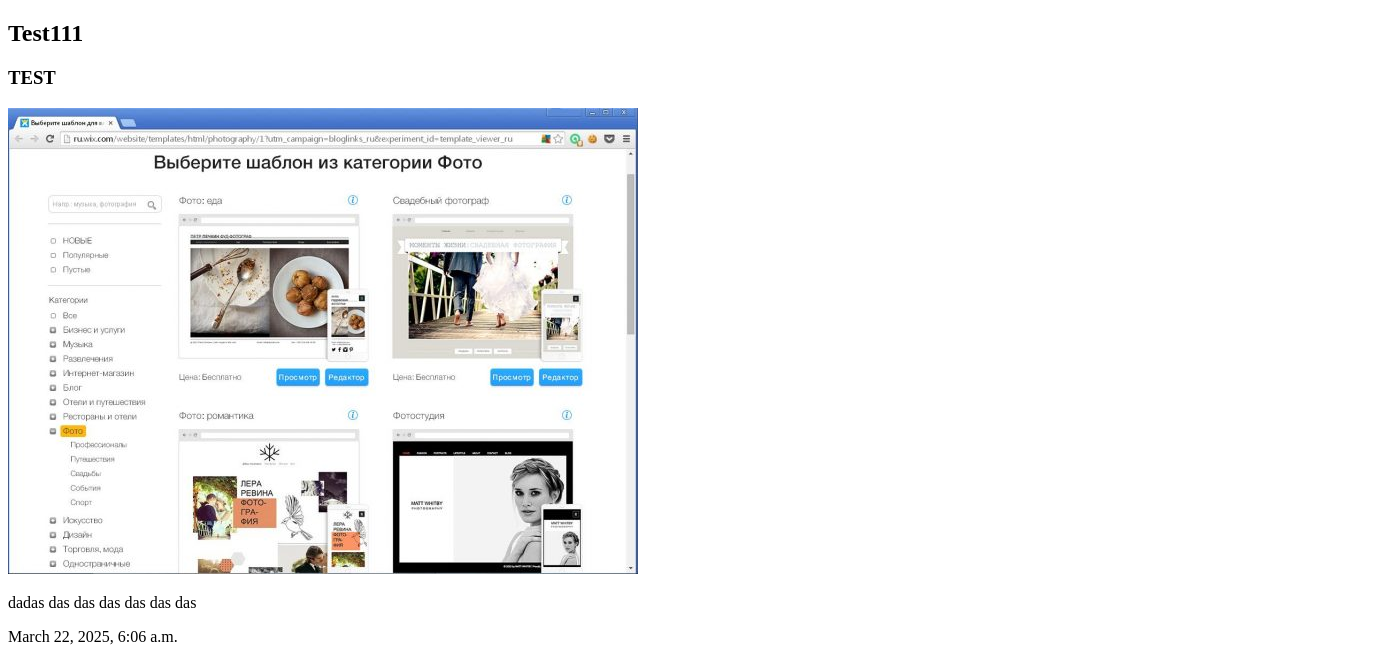
Before: /post/2/detail with the older database file.
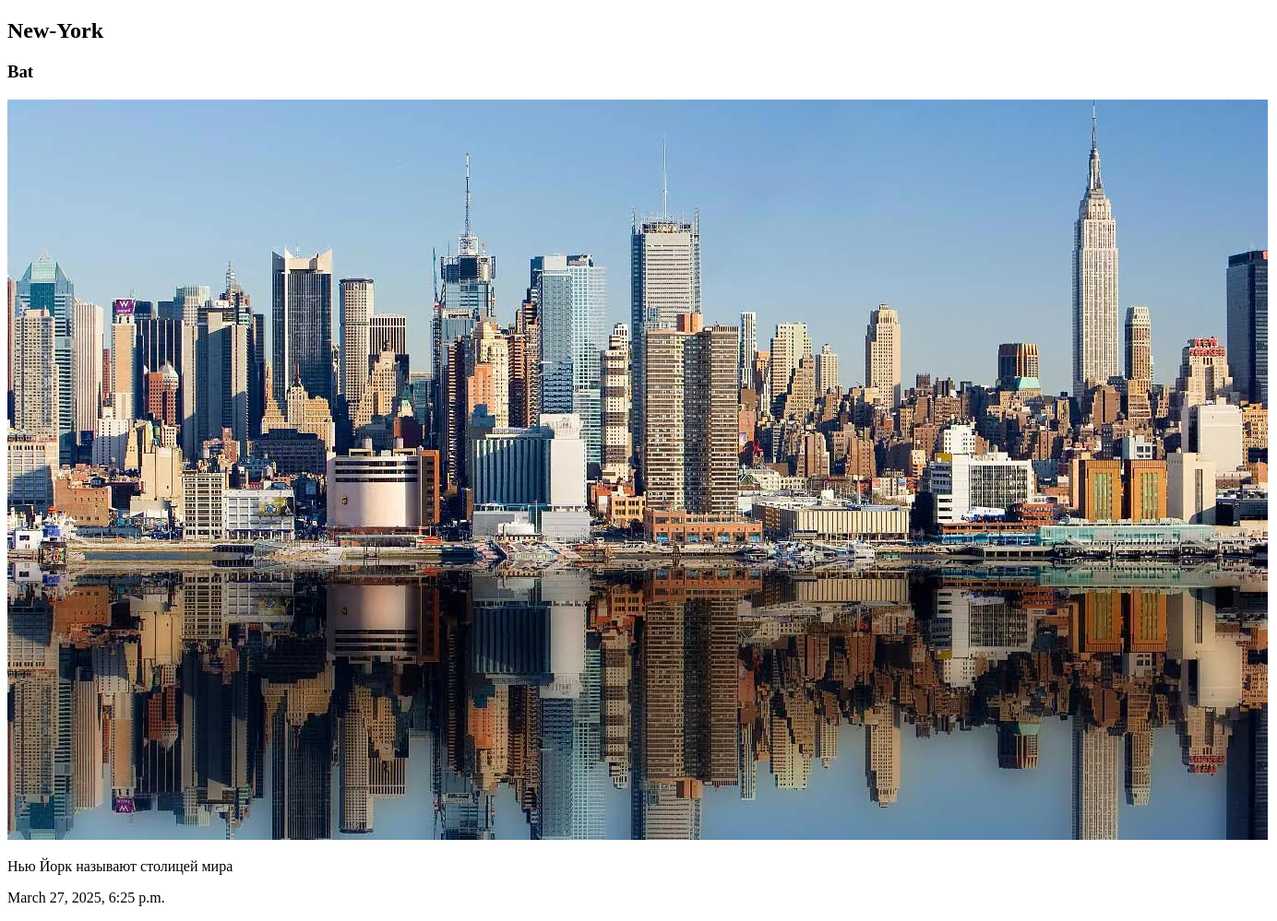
After: the same page with the newer database file.
### main/models.py (models this page shows, shortened)
class Post(models.Model):
    title = models.CharField(max_length=200)
    image = models.ImageField(upload_to='images/')
    content = models.TextField()
    author = models.ForeignKey(settings.AUTH_USER_MODEL, on_delete=models.CASCADE)
    created_data = models.DateTimeField(auto_now_add=True)
    category = models.ForeignKey(Category, on_delete=models.CASCADE,related_name='posts')

### user/models.py (models this page shows)
class CustomUser(AbstractUser):
    photo = models.ImageField(upload_to='photos/', blank=True, null=True)

### main/views.py (the view)
# urls.py: path('post/<int:id>/detail', views.detail_post, name='detail_page'),
def detail_post(request, id):
    post = get_object_or_404(Post, id=id)
    return render(request, 'main/detail_page.html', {'post':post})

### main/templates/main/detail_page.html (shortened to what this page needs)
<!DOCTYPE html>
<html lang="en">
<head>
</head>
<body>
    <h2>{{ post.title }}</h2>
    <h3>{{ post.author }}</h3>
    <img src="{{ post.image.url }}">
    <p>{{ post.content }}</p>
    <p> {{post.created_data}} </p>
</body>
</html>

Changed rows visible on the page:
changed Post: title "Test111" → "New-York"; author "TEST" → "Bat"; image: a different picture; content "dadas das das das das das das" → "Нью Йорк называют столицей мира"; created_data "March 22, 2025, 6:06 a.m." → "March 27, 2025, 6:25 p.m."
